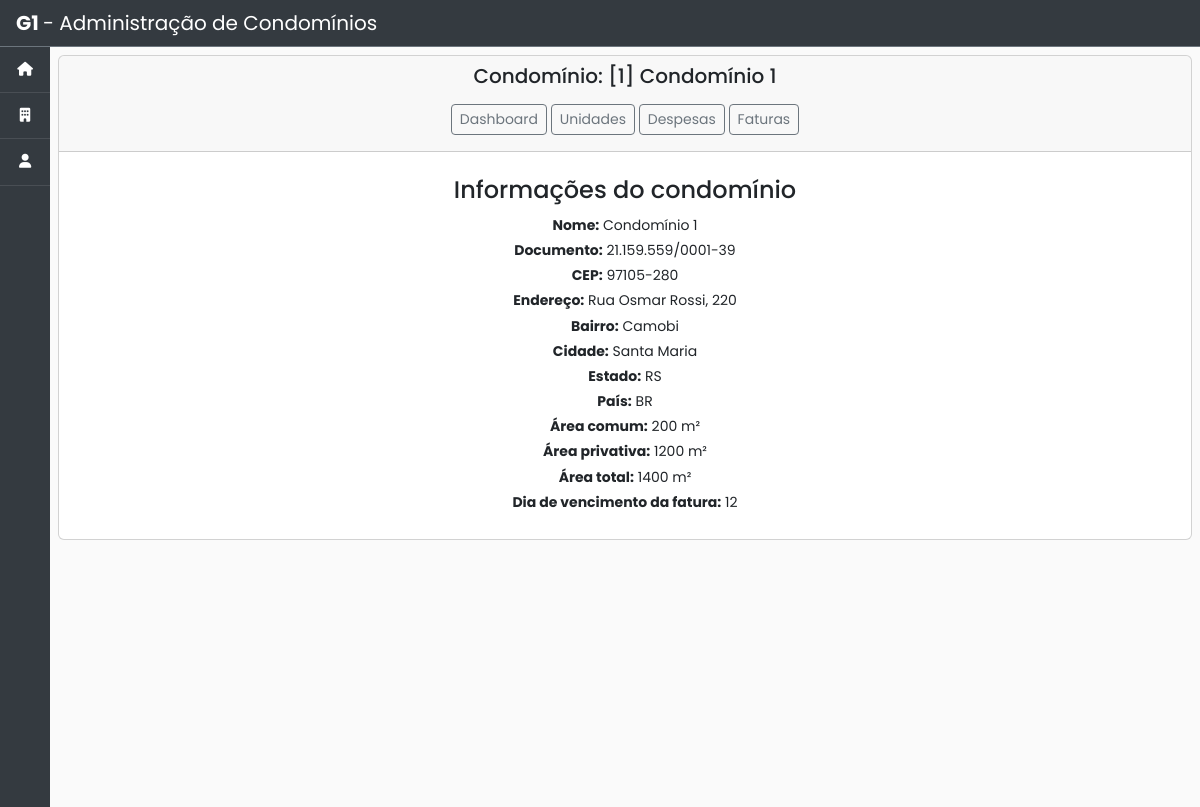
Page /condominios/gestao/1/ on the earlier database version.
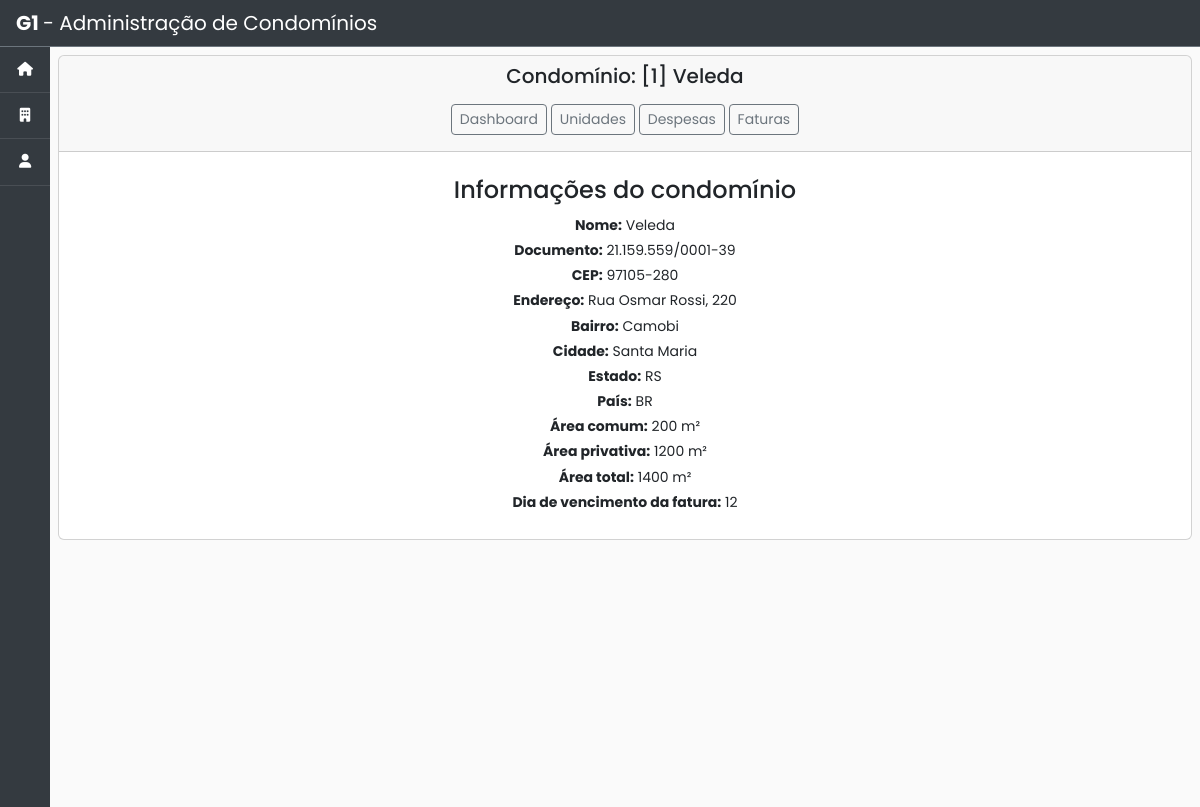
Same page on the later database version.
### condominio/models.py (models this page shows, shortened)
class Condominio(models.Model):
    nome = models.CharField(max_length=200)
    documento = models.CharField('CNPJ', max_length=20)
    cep = models.CharField('CEP', max_length=10)
    endereco = models.CharField('Endereço', max_length=50)
    numero = models.CharField('Número', max_length=10)
    bairro = models.CharField(max_length=50)
    cidade = models.CharField(max_length=50)
    estado = models.CharField(max_length=50)
    pais = models.CharField('País', max_length=50)
    area_comum = models.CharField('área comum', max_length=50, blank=True, null=True)  # noqa
    area_privativa = models.CharField('área privativa', max_length=50, blank=True, null=True)  # noqa
    area_total = models.CharField('área total', max_length=50, blank=True, null=True)  # noqa
    dia_vencimento_boleto = models.CharField('Dia de vencimento da fatura', max_length=2)  # noqa
    status = models.BooleanField(default=True, blank=True, null=True)
    data_inicio_contrato = models.DateTimeField(blank=True, null=True)
    data_fim_contrato = models.DateTimeField(blank=True, null=True)
    created_at = models.DateTimeField(auto_now_add=True)
    updated_at = models.DateTimeField(auto_now=True)

### condominio/views.py (the view)
# urls.py: path('gestao/<int:condominio_id>/', views.condominio_gestao, name='gestao'),  # noqa
def condominio_gestao(request, condominio_id):
    condominio = Condominio.objects.get(id=condominio_id)
    return render(request, 'condominio/condominio_gestao.html', {'condominio': condominio})  # noqa

### condominio/templates/condominio/condominio_gestao.html (shortened to what this page needs)
{% extends 'base.html' %}
{% block content %}
  <div class="card">
    <div class="card-header text-center">
      <h5><span>Condomínio: [{{ condominio.id }}] {{ condominio.nome }} </span></h5>
      <div class="col-8 m-auto pt-2 pb-2 text-center">
        <a href="{% url 'condominio:gestao' condominio_id=condominio.id %}" class="btn btn-outline-secondary btn-sm">Dashboard</a>
        <a href="{% url 'condominio:unidade_list' condominio.id %}" class="btn btn-outline-secondary btn-sm">Unidades</a>
        <a href="" class="btn btn-outline-secondary btn-sm">Despesas</a>
        <a href="" class="btn btn-outline-secondary btn-sm">Faturas</a>
      </div>
    </div>
    <div class="card-body">
      <div class="col-8 m-auto pt-2 pb-2 text-center">
        <h4>Informações do condomínio</h4>
        <strong class="text-center">Nome:</strong> {{ condominio.nome }} <br />
        <strong>Documento:</strong> {{ condominio.documento }} <br />
        <strong>CEP:</strong> {{ condominio.cep }} <br />
        <strong>Endereço:</strong> {{ condominio.endereco }}, {{ condominio.numero }} <br />
        <strong>Bairro:</strong> {{ condominio.bairro }} <br />
        <strong>Cidade:</strong> {{ condominio.cidade }} <br />
        <strong>Estado:</strong> {{ condominio.estado }} <br />
        <strong>País:</strong> {{ condominio.pais }} <br />
        <strong>Área comum:</strong> {{ condominio.area_comum }} m²<br />
        <strong>Área privativa:</strong> {{ condominio.area_privativa }} m²<br />
        <strong>Área total:</strong> {{ condominio.area_total }} m²<br />
        <strong>Dia de vencimento da fatura:</strong> {{ condominio.dia_vencimento_boleto }} <br />
        </div>
    </div>
  </div>
{% endblock %}

Differences in the rows shown:
changed Condominio "Rua Osmar Rossi": nome "Condomínio 1" → "Veleda"
